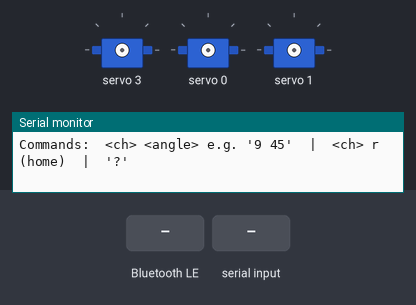
A sketch run on a simulated ESP32. Parts: 3 × servo, the last lines printed to the serial monitor. Inputs (shaded band) come from the test bench. Nothing arrives over Bluetooth unless stated; a phone connects over Bluetooth LE 3 s after start.

Above: at 1.3 s.
1.4 s: Bluetooth LE write "p 3 600" received
2.9 s: "r 1\n" received over Serial
4.4 s: "1 90\n" received over Serial
5.9 s: "r 150\n" received over Serial
At 6.2 s:
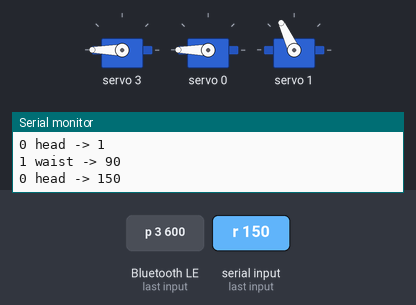
Timing chart, 0 to 8.9 s (numbered marks = the images above; inputs shaded):
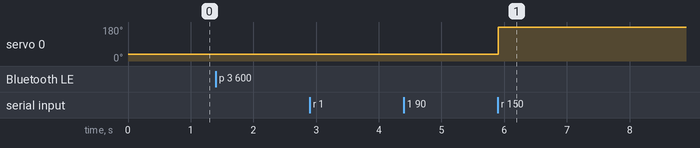

Measured:
- after the input at 5.9 s, servo 0: 36° → 180° at once

The sketch:

helios_calibrate.ino
```cpp
/*
 * ==========================================================
 *  HELIOS ☀  —  캘리브레이션 모드 (관절 하나씩 맞추기)
 * ==========================================================
 *  보드: Arduino Nano ESP32
 *  서보: PCA9685 16채널
 *
 *  ▶ 목적: 서보를 하나씩 원하는 각도로 보내서
 *          - 조립 위치(0/90도)로 되돌리고
 *          - 각 관절의 안전한 가동 범위를 찾는다
 *
 *  ▶ 명령 형식 (시리얼 모니터 9600 또는 nRF Connect 텍스트):
 *      "9 45"     → 9번 채널을 45도로
 *      "9 r"      → 9번 채널만 조립 위치(홈)로 (helios_home 기준)
 *      "p 3 600"  → 3번 채널에 펄스값 600을 직접 보냄 (한계 테스트용)
 *      "?"        → 현재 각도 목록 출력 (시리얼)
 *
 *  ⚠ 시작하면 서보에 힘이 들어가지 않습니다(limp).
 *     명령을 보낸 채널만 그 각도로 힘이 걸립니다.
 *     → 관절을 하나씩 천천히 조금씩 움직여서 안전 범위를 확인하세요.
 * ==========================================================
 */

#include <Wire.h>
#include <Adafruit_PWMServoDriver.h>
#include <BLEDevice.h>
#include <BLEServer.h>
#include <BLEUtils.h>
#include <BLE2902.h>

#define PCA9685_ADDR   0x40
#define SERVO_FREQ     50
#define SERVO_PULSE_MIN  150
#define SERVO_PULSE_MAX  560   // MG90S에 맞게 조정
#define NUM_SERVOS     16

// BLE UUID (Nordic UART Service)
#define NUS_SERVICE_UUID  "6E400001-B5A3-F393-E0A9-E50E24DCCA9E"
#define NUS_RX_UUID       "6E400002-B5A3-F393-E0A9-E50E24DCCA9E"
#define NUS_TX_UUID       "6E400003-B5A3-F393-E0A9-E50E24DCCA9E"

// 채널 이름 (출력용)
const char *chName[NUM_SERVOS] = {
  "0 head", "1 waist",
  "2 R-sho-updn", "3 R-sho-open", "4 R-elbow",
  "5 L-sho-updn", "6 L-sho-open", "7 L-elbow",
  "8 R-hip", "9 R-thigh", "10 R-calf", "11 R-ankle",
  "12 L-hip", "13 L-thigh", "14 L-calf", "15 L-ankle"
};

// 조립(홈) 위치 [채널 0~15] — helios_home.ino 와 동일
// 오른쪽 0도 ↔ 왼쪽 180도 (좌우 서보가 거울로 장착됨)
const int home[NUM_SERVOS] = {
  98,  // 0  머리(목) (정면 보정)
  94,  // 1  허리 (정면 보정)
  94,  // 2  R 어깨 상하 (보정)
  5,   // 3  R 어깨 벌림 (보정)
  0,   // 4  R 팔꿈치
  90,  // 5  L 어깨 상하
  178, // 6  L 어깨 벌림 (보정)
  180, // 7  L 팔꿈치
  0,   // 8  R 고관절
  0,   // 9  R 허벅지
  170, // 10 R 종아리 (보정)
  100, // 11 R 발목 (보정)
  80,  // 12 L 고관절 (보정)
  170, // 13 L 허벅지 (보정)
  0,   // 14 L 종아리 (재조립: 직립=0)
  85   // 15 L 발목 (보정)
};

// 채널별 안전 가동 범위 (측정값). "<ch> <angle>" 명령은 이 범위로 제한됨.
// (범위 밖을 테스트하려면 "p <ch> <pulse>" 로 펄스를 직접 보내세요.)
const int limitMin[NUM_SERVOS] = {
  17, 8, 0, 0, 0, 0, 0, 70,   // ch0/ch1: 홈(98/94) 기준 좌우 대칭 하한
  0, 0, 100, 40, 0, 100, 0, 0
};
const int limitMax[NUM_SERVOS] = {
  179, 180, 180, 180, 130, 180, 180, 180,
  90, 80, 180, 180, 90, 180, 80, 140
};

Adafruit_PWMServoDriver pwm = Adafruit_PWMServoDriver(PCA9685_ADDR);

int  curAngle[NUM_SERVOS];      // 마지막으로 보낸 각도 (-1 = 아직 안 보냄/limp)
bool deviceConnected = false;
BLECharacteristic *txChar;
String bleLine = "";            // BLE로 받은 명령 버퍼
bool bleHasLine = false;

// ---------- 서보 출력 ----------
void writeAngle(int ch, int angle) {
  if (ch < 0 || ch >= NUM_SERVOS) return;
  // 채널별 안전 범위로 제한
  if (angle < limitMin[ch]) angle = limitMin[ch];
  if (angle > limitMax[ch]) angle = limitMax[ch];
  int pulse = map(angle, 0, 180, SERVO_PULSE_MIN, SERVO_PULSE_MAX);
  pwm.setPWM(ch, 0, pulse);
  curAngle[ch] = angle;
}

// ---------- 폰으로 응답 ----------
void notifyPhone(const String &msg) {
  Serial.print(msg);
  if (deviceConnected && txChar) {
    txChar->setValue((uint8_t *)msg.c_str(), msg.length());
    txChar->notify();
  }
}

// ---------- 현재 각도 출력 ----------
void printAll() {
  String s = "--- angles ---\n";
  for (int i = 0; i < NUM_SERVOS; i++) {
    s += chName[i];
    s += " = ";
    s += (curAngle[i] < 0 ? String("limp") : String(curAngle[i]));
    s += "\n";
  }
  notifyPhone(s);
}

// ---------- 명령 한 줄 처리 ----------
// "9 45"  |  "9 r"  |  "?"
void handleLine(String line) {
  line.trim();
  if (line.length() == 0) return;

  if (line == "?") { printAll(); return; }

  // "p <ch> <pulse>" → 펄스값을 직접 보냄 (서보 한계 테스트용)
  if (line.startsWith("p ") || line.startsWith("P ")) {
    String rest = line.substring(2);
    rest.trim();
    int sp2 = rest.indexOf(' ');
    if (sp2 < 0) { notifyPhone("format: p <ch> <pulse>\n"); return; }
    int pch = rest.substring(0, sp2).toInt();
    int pulse = rest.substring(sp2 + 1).toInt();
    if (pch < 0 || pch >= NUM_SERVOS) { notifyPhone("bad channel\n"); return; }
    if (pulse < 80)  pulse = 80;
    if (pulse > 650) pulse = 650;   // 안전 상한
    pwm.setPWM(pch, 0, pulse);
    curAngle[pch] = -2;             // 펄스 직접 지정 표시
    notifyPhone(String(chName[pch]) + " -> pulse " + String(pulse) + "\n");
    return;
  }

  int sp = line.indexOf(' ');
  if (sp < 0) { notifyPhone("format: <ch> <angle>  or  <ch> r  or  p <ch> <pulse>  or  ?\n"); return; }

  String a = line.substring(0, sp);
  String b = line.substring(sp + 1);
  a.trim(); b.trim();

  int ch = a.toInt();
  if (ch < 0 || ch >= NUM_SERVOS) { notifyPhone("bad channel\n"); return; }

  // "<ch> r" → 그 채널만 홈 위치로
  if (b == "r" || b == "R") {
    writeAngle(ch, home[ch]);
    notifyPhone(String(chName[ch]) + " -> home(" + String(home[ch]) + ")\n");
    return;
  }

  int angle = b.toInt();
  writeAngle(ch, angle);
  notifyPhone(String(chName[ch]) + " -> " + String(angle) + "\n");
}

// ---------- BLE 콜백 ----------
class ServerCallbacks : public BLEServerCallbacks {
  void onConnect(BLEServer *s) { deviceConnected = true; }
  void onDisconnect(BLEServer *s) {
    deviceConnected = false;
    BLEDevice::startAdvertising();
  }
};
class RxCallbacks : public BLECharacteristicCallbacks {
  void onWrite(BLECharacteristic *c) {
    String v = c->getValue().c_str();
    bleLine = v;
    bleHasLine = true;
  }
};

// ---------- 셋업 / 루프 ----------
void setup() {
  Serial.begin(9600);
  Wire.begin();
  pwm.begin();
  pwm.setPWMFreq(SERVO_FREQ);
  delay(100);

  for (int i = 0; i < NUM_SERVOS; i++) curAngle[i] = -1;  // 전부 limp 상태로 시작

  BLEDevice::init("HELIOS-CAL");
  BLEServer *server = BLEDevice::createServer();
  server->setCallbacks(new ServerCallbacks());
  BLEService *service = server->createService(NUS_SERVICE_UUID);
  BLECharacteristic *rxChar = service->createCharacteristic(
    NUS_RX_UUID, BLECharacteristic::PROPERTY_WRITE | BLECharacteristic::PROPERTY_WRITE_NR);
  rxChar->setCallbacks(new RxCallbacks());
  txChar = service->createCharacteristic(
    NUS_TX_UUID, BLECharacteristic::PROPERTY_NOTIFY);
  txChar->addDescriptor(new BLE2902());
  service->start();
  BLEAdvertising *adv = BLEDevice::getAdvertising();
  adv->addServiceUUID(NUS_SERVICE_UUID);
  adv->setScanResponse(true);
  BLEDevice::startAdvertising();

  Serial.println(F("HELIOS calibration ready. Advertising as 'HELIOS-CAL'."));
  Serial.println(F("Commands:  <ch> <angle> e.g. '9 45'  |  <ch> r (home)  |  '?'"));
}

void loop() {
  // 시리얼 입력 (USB)
  if (Serial.available()) {
    String line = Serial.readStringUntil('\n');
    handleLine(line);
  }
  // BLE 입력
  if (bleHasLine) {
    bleHasLine = false;
    handleLine(bleLine);
  }
}
```
